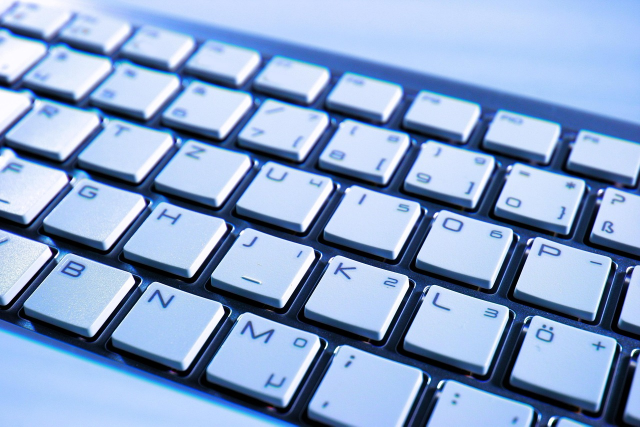
#> input picture assets/sample4.jpg, 1280 x 853 px, found by its file name (shown at 1/2 size)
$ python ascii_mapping.py
#> lines starting #> are read from the running program, lines starting #| are printed output that depends on the picture
### src/edge_detection.py
import cv2 as cv
from matplotlib import pyplot as plt
import numpy as np

# https://docs.opencv.org/4.x/da/d22/tutorial_py_canny.html

def resize_with_aspect_ratio(image, width=None, height=None):
    # Get the original image dimensions
    h, w = image.shape[:2]

    # Calculate the aspect ratio
    aspect_ratio = w / h

    if width is None:
        # Calculate height based on the specified width
        new_height = int(height / aspect_ratio)
        resized_image = cv.resize(image, (height, new_height))
    else:
        # Calculate width based on the specified height
        new_width = int(width * aspect_ratio)
        resized_image = cv.resize(image, (new_width, width))

    return resized_image

def get_edges(image_path, threshold1=100, threshold2=200, resize_width=None, resize_height=None, display=False):
    """
    Utilise la méthode Canny d'Opencv pour détecter les contours

    Parameters
    ----------
    image_path:str
        Chemin vers l'image
    threshold1:int, threshold2:int
        gradient > thersold2 -> gardé comme bord net | thresold1 < gradient < thresold2 -> gardé si connecté à un bord net | reste est supprimé

    Returns
    -------
    edges:Objet Numpy Array
        Image en niveaux de gris (255 = contour, 200 = autre)
    """
#> called with image_path = 'assets/sample4.jpg', threshold1 = 100, threshold2 = 200, resize_width = 750, display = True
    img = cv.imread(image_path, cv.IMREAD_GRAYSCALE)
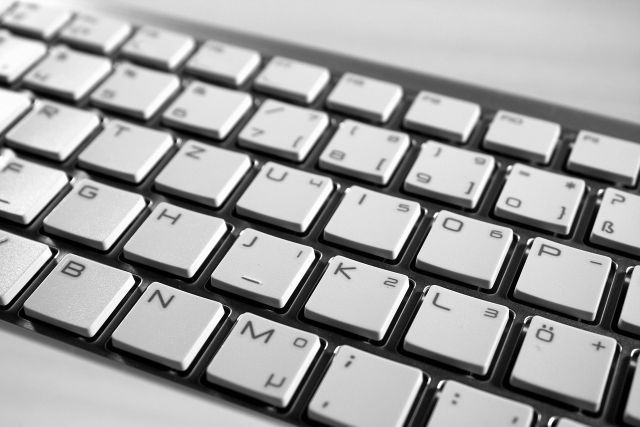
#> img: shape (853, 1280) (shown at 1/2 size); min 0, max 255, mean 161.2
    assert img is not None, f"{image_path} inexistant."
    if resize_width is not None or resize_height is not None:
        img = resize_with_aspect_ratio(img, width=resize_width, height=resize_height)
#> in resize_with_aspect_ratio, `resized_image = cv.resize(image, (new_width, width))`:
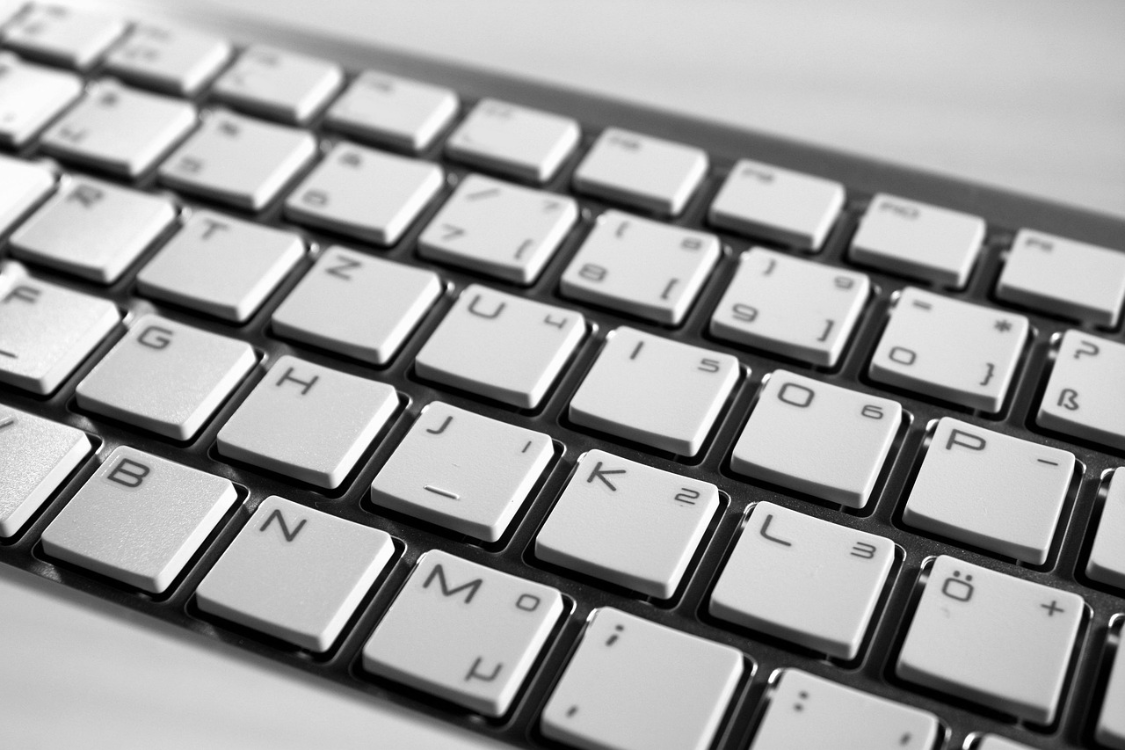
#> resized_image: shape (750, 1125); min 0, max 255, mean 161.1
    edges = cv.Canny(img, threshold1, threshold2) # Numpy Array
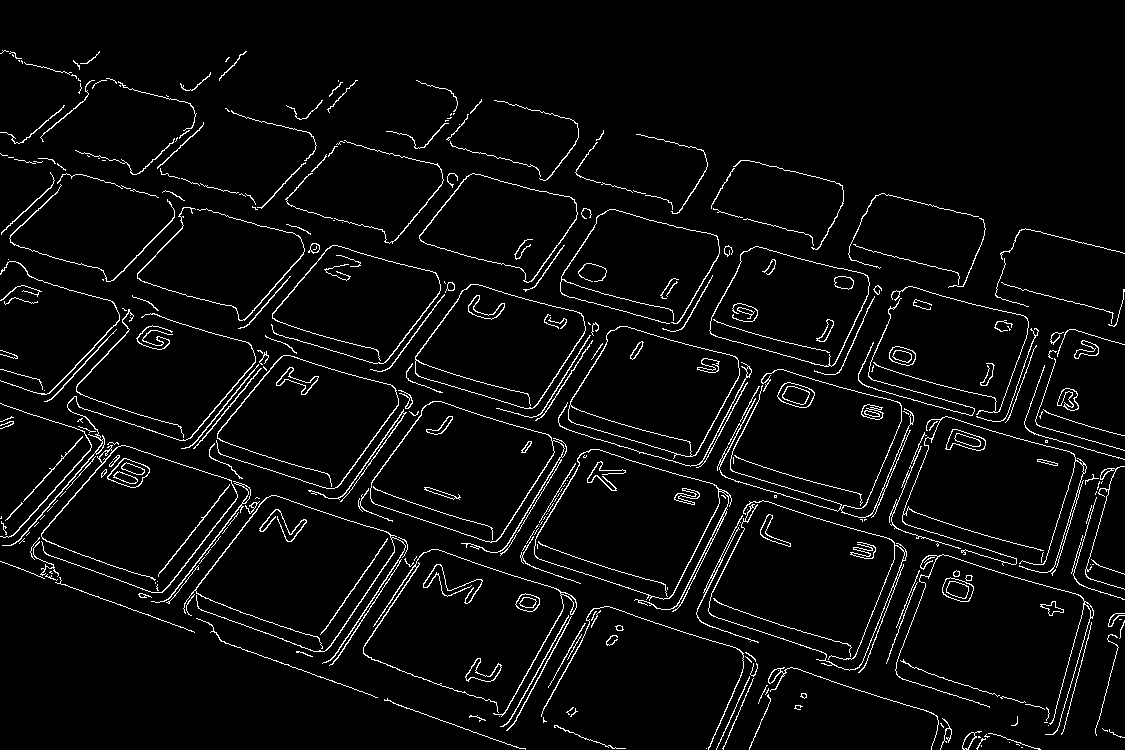
#> edges: shape (750, 1125); 4.3% white in thin lines or dots

    if display:
        plt.subplot(121),plt.imshow(img,cmap = 'gray')
        plt.title('Original Image'), plt.xticks([]), plt.yticks([])
        plt.subplot(122),plt.imshow(edges,cmap = 'gray')
        plt.title('Edge Image'), plt.xticks([]), plt.yticks([])

        plt.show()
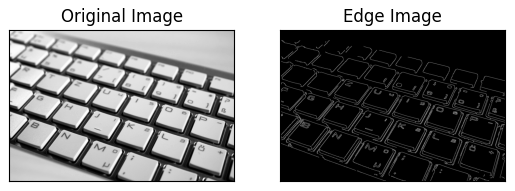
#> figure drawn by matplotlib, 2 panels
    print(len(edges[0]), len(edges))
#| 1125 750
    return edges

def get_edges_directions(image_path=None, edges=None):
    """
    Retourne les pixels avec des contours sous forme de direction

    Parameters
    ----------
    image_path:str
    edges:Numpy Array
        Image en niveaux de gris avec 255 étant un contour

    Returns
    -------
    liste contenant la position de chaque pixels considéré comme un contour et leurs directions
    """
    assert image_path is not None or edges is not None, "Aucun argument donné."

    if edges is None:
        edges = get_edges(image_path)

    def get_direction(x,y):
        """Retourne la liste des pixels voisins qui sont des contours"""
        neighbors = []
        for y_modif in range(-1, 2, 1):
            for x_modif in range(-1, 2, 1):
                if y_modif == 0 and x_modif == 0:
                    continue
                if 0 <= y + y_modif < edges.shape[0] and 0 <= x + x_modif < edges.shape[1]:
                    if edges[y + y_modif][x + x_modif] > 0:
                        neighbors.append((y_modif, x_modif))
        return neighbors

    pixels = []
    for y, line in enumerate(edges):
        for x, color in enumerate(line):
            if color > 0:
                pixels.append(((x,y), get_direction(x,y)))
#> after the loop, pixels = 35950 items

    return pixels

### src/ascii_mapping.py
# Déterminer quelles caractères ASCII utiliser #
# -------------------------------------------- #
import cv2 as cv

from edge_detection import get_edges_directions, get_edges, resize_with_aspect_ratio

class AsciiCharacters:
    """Caractères ascii pour chaque croisements"""
    default = " "
    vertical = "|"
    horizontal = "─"
    diagonal_bl_tr = "/"
    diagonal_br_tl = '\\'

    # Coins
    corner_bl = "└"

    ascii_chars = [" ", '.', '`', '^', '"', ',', ':', ';', '!', '~',
                '-', '_', '+', '<', '>', 'i', 'l', '?', '1', '(', ')',
                '[', ']', '{', '}', '/', '\\', '|', 't', 'f', 'j', 'r',
                'x', 'n', 'u', 'v', 'c', 'z', 'X', 'Y', 'U', 'J', 'C',
                'L', 'Q', '0', 'O', 'Z', 'm', 'w', 'q', 'p', 'd', 'b',
                'k', 'h', 'a', 'o', '*', '#', 'M', 'W', '&', '8', '%',
                'B', '@', '$']

class bcolors:
    BLACK = '\033[30m'
    RED = '\033[31m'
    GREEN = '\033[32m'
    YELLOW = '\033[33m'
    BLUE = '\033[34m'
    MAGENTA = '\033[35m'
    CYAN = '\033[36m'
    WHITE = '\033[37m'
    BG_BLACK = '\033[40m'
    BG_RED = '\033[41m'
    BG_GREEN = '\033[42m'
    BG_YELLOW = '\033[43m'
    BG_BLUE = '\033[44m'
    BG_MAGENTA = '\033[45m'
    BG_CYAN = '\033[46m'
    BG_WHITE = '\033[47m'
    RESET = '\033[0m'
    BOLD = '\033[1m'
    DIM = '\033[2m'
    ITALIC = '\033[3m'
    UNDERLINE = '\033[4m'
    BLINK = '\033[5m'
    INVERT = '\033[7m'
    HIDDEN = '\033[8m'

class AsciiMapping:
    def __init__(self, edges, image_size, ascii_chars_n = None):
        """
        Parameters
        ----------
        edges:list
            Liste sous forme [(x,y), [(x_voisin, y_voisin)]]
        image_size:tuple
            (largeur, longueur)
        ascii_chars_n:int
            Nombre de charactères ascii utilisé
        """
        self.width = image_size[1]
        self.height = image_size[0]
        self.ascii_chars_n = ascii_chars_n if not ascii_chars_n  is None and ascii_chars_n <= len(AsciiCharacters.ascii_chars)  else len(AsciiCharacters.ascii_chars)
        self.ascii_result = self.generate(edges)

    def generate(self, edges):
        """Créé une image consituée de texte à partir des contours"""
        AsciiCharacters.ascii_chars = AsciiCharacters.ascii_chars[:self.ascii_chars_n]
        image = [[AsciiCharacters.default for x in range(self.width)] for y in range(self.height)]

        for pixel in edges:
            coord, neighbors = pixel[0], pixel[1]
            if (-1,1) in neighbors and (1,0) in neighbors:
                image[coord[1]][coord[0]] = AsciiCharacters.corner_bl
            elif (0,1) in neighbors or (0,-1) in neighbors:
                image[coord[1]][coord[0]] = AsciiCharacters.vertical
            elif (1,0) in neighbors or (-1, 0) in neighbors:
                image[coord[1]][coord[0]] = AsciiCharacters.horizontal
            elif (-1,-1) in neighbors and (1,1) in neighbors:
                image[coord[1]][coord[0]] = AsciiCharacters.diagonal_bl_tr
            elif (1,-1) in neighbors and (-1,1) in neighbors:
                image[coord[1]][coord[0]] = AsciiCharacters.diagonal_br_tl
        return image

    def fill(self, image_path, resize_width=None, resize_height=None):
        """Utiliser des caractères pour simuler si un pixel est sombre ou pas"""
        img = cv.imread(image_path, cv.IMREAD_GRAYSCALE)
        if resize_width is not None or resize_height is not None:
            img = resize_with_aspect_ratio(img, width=resize_width, height=resize_height)

        for y, line in enumerate(self.ascii_result):
            for x, ascii_pixel in enumerate(line):
                if ascii_pixel == ' ':
                    self.ascii_result[y][x] = AsciiCharacters.ascii_chars[int(img[y][x] / 255 * (len(AsciiCharacters.ascii_chars) - 1))]

    def print(self):
        """Print the ascii image in the terminal"""
        result = ""
        for line in self.ascii_result:
            result += "".join(line) + "\n"

        print(result)

        with open("result.txt", "w", encoding="utf-8") as f:
            f.write(result)

img_path = "assets/sample4.jpg"

edges_img = get_edges(img_path, threshold1=100, threshold2=200, resize_width=750, display=True)
edges = get_edges_directions(edges=edges_img)
#> edges = 35950 items
ascii = AsciiMapping(edges, (edges_img.shape[:2]), 7)
#> the loop in generate, `for pixel in edges:` made 35950 passes
#> (coord, neighbors) on passes 1 to 3: ((2, 50), [(1, 1)]), ((4, 50), [(0, 1), (1, -1)]), ((5, 50), [(0, -1), (1, 1)])
#> after the loop in generate, `for pixel in edges:`: image = 750 items
ascii.print()

$ run again, with assets/sample3.jpg copied over assets/sample4.jpg
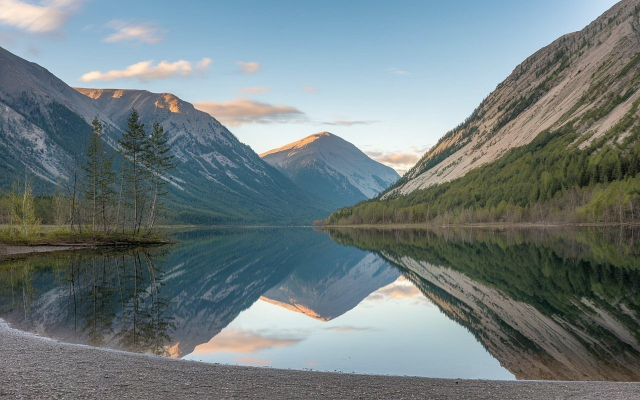
#> input picture assets/sample3.jpg, 1280 x 800 px, found by its file name (shown at 1/2 size)
#> in get_edges, `edges = cv.Canny(img, threshold1, threshold2)`:
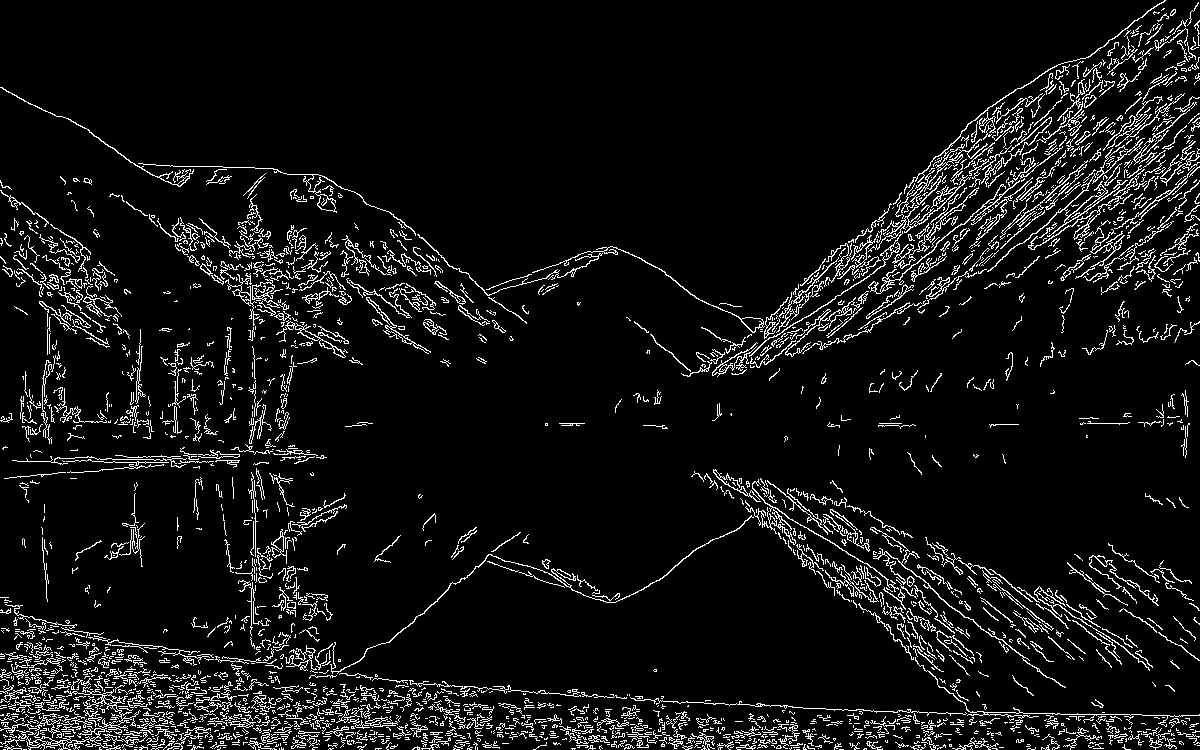
#> edges: shape (750, 1200); 7.1% white in thin lines or dots
#> in get_edges, `plt.show()`:
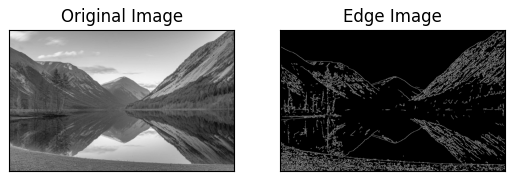
#> figure drawn by matplotlib, 2 panels
#| 1200 750
#> after the loop in get_edges_directions, `for y, line in enumerate(edges):`: pixels = 64338 items
#> the loop in generate, `for pixel in edges:` made 64338 passes
#> (coord, neighbors) on passes 1 to 3: ((1164, 0), [(0, 1), (1, -1), (1, 0)]), ((1165, 0), [(0, -1), (1, -1)]), ((1163, 1), [(-1, 1), (0, 1), (1, -1), (1, 0)])
#> after the loop in generate, `for pixel in edges:`: image = 750 items
